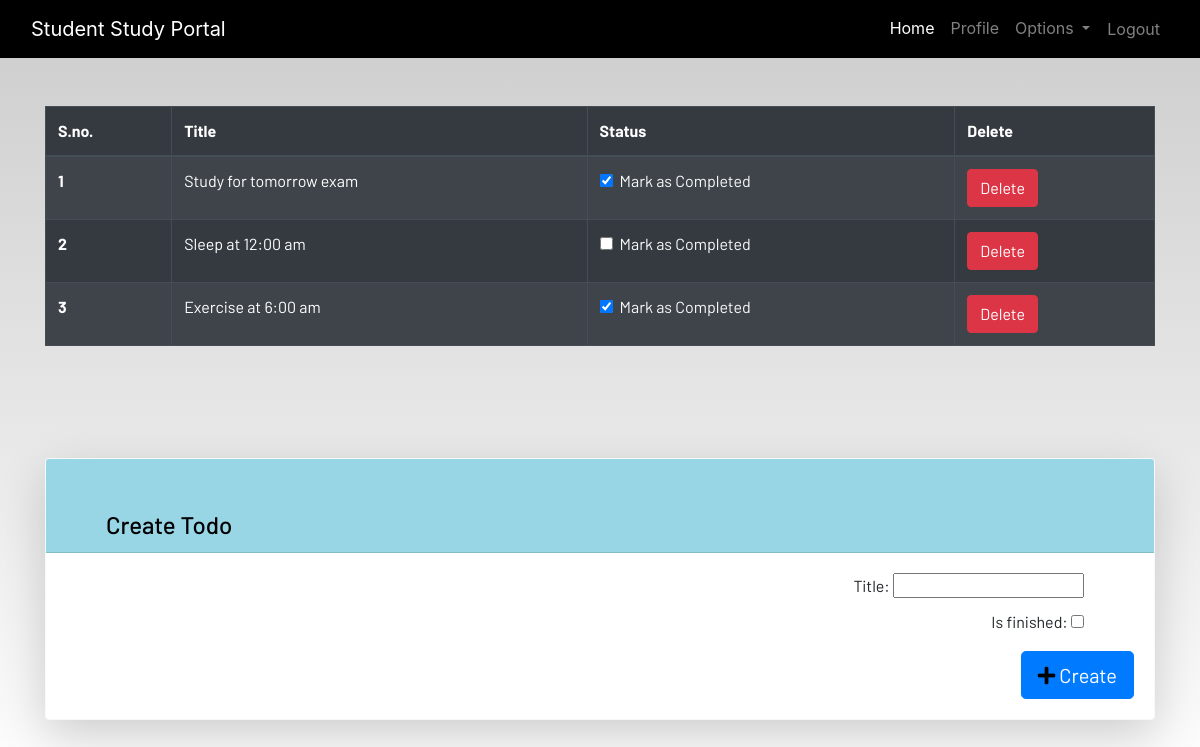
The page /todo/ (signed in) on the database its author committed.
### dashboard/models.py (models this page shows, shortened)
class Todo(models.Model):
    user=models.ForeignKey(User,on_delete=models.CASCADE)
    title=models.CharField(max_length=100)
    is_finished=models.BooleanField(default=False)

### dashboard/views.py (the view)
# urls.py: path('todo/', views.todo, name='todo'),
@login_required
def todo(request):
    if request.method=='POST':
        form=TodoForm(request.POST)
        if form.is_valid():
            try:
                finished=request.POST['is_finished']
                if finished=='on':
                    finished=True
                else:
                    finished=False
            except:
                finished=False
            todos=Todo(
                user=request.user,
                title=request.POST['title'],
                is_finished=finished
            )
            todos.save()
            messages.success(request,f'Todo Added Successfully!!!')
    else:
        form=TodoForm()
    todo=Todo.objects.filter(user=request.user)
    if len(todo)==0:
        todos_done=True
    else:
        todos_done=False
    context={
        'form':form,
        'todos':todo,
        'todos_done':todos_done
    }
    return render(request,'dashboard/todo.html',context)

### dashboard/forms.py
class TodoForm(forms.ModelForm):
    class Meta:
        model=Todo
        fields=['title','is_finished']

### dashboard/templates/dashboard/todo.html (shortened to what this page needs)
{% extends 'dashboard/base.html' %}
{% load static %}
{% block content %}
<div class="container">
    {% if not todos_done %}
    <table class="table table-striped table-bordered table-hover table-dark">
        <thead>
            <tr>
                <th scope="col">S.no.</th>
                <th scope="col">Title</th>
                <th scope="col">Status</th>
                <th scope="col">Delete</th>
            </tr>
        </thead>
        <tbody>
            {% for todo in todos %}
            <tr>
                <th scope="row">{{ forloop.counter }}</th>
                <td>{{ todo.title }}</td>
                <td>
                    <a href="{% url 'toggle-todo' todo.id %}">
                        <div class="form-check">
                            <input class="form-check-input" type="checkbox" value="" {% if todo.is_finished %}checked{% endif %}>
                            <label class="form-check-label text-light" for="flexCheckDefault">Mark as Completed</label>
                        </div>
                    </a>
                </td>
                <td><a href='{% url "delete-todo" todo.id %}' class="btn btn-danger">Delete</a></td>
            </tr>
            {% endfor %}
        </tbody>
    </table>
    {% else %}
    <h4>All tasks have been done! Create more below:</h4>
{% endif %}
</div><br><br>
<div class="container my-5">
    <div class="card shadow-lg border-light">
        <div class="card-header bg-info text-white">
            <h4 class="mb-0">Create Todo</h4>
        </div>
        <div class="card-body">
            <form method="POST" novalidate>
                <div class="mb-3">
                    {% if form %}
                        {{ form.as_p }}
                    {% else %}
                        <p>Form not available.</p>
                    {% endif %}
                </div>
                <div class="d-flex justify-content-end">
                    <button type="submit" class="btn btn-primary btn-lg">
                        <i class="fa fa-plus me-2"></i> Create
                    </button>
                </div>
            </form>
        </div>
    </div>
</div>
{% endblock content %}

### static/css/main.css (style rules this page uses)
html { scroll-behavior: smooth; height: 100%; width: 100%; }
.card { box-shadow: 15px 15px 10px rgb(78, 77, 77); }
a { text-decoration: none !important; color: black; }
.card-header { color: black !important; background: rgb(152, 214, 230) !important; transition: 0.3s ease-in; }
.card h4 { margin: 40px 40px 0 40px; text-align: left; }
.card p { text-align: right; margin-right: 50px; line-height: 10px; }
html, body { max-width: 100%; overflow-x: hidden; height: 100%; width: 100%; }
body { background: linear-gradient(rgba(0, 0, 0, 0.2), rgba(255, 255, 255, 0.5)); overflow-x: hidden; background-repeat: no-repeat; }
.card-header { background-color: rgb(133, 204, 231); }
.fa { color: black; }

### rows shown on the page
Todo: title "Study for tomorrow exam", is_finished "☑"
Todo: title "Sleep at 12:00 am"
Todo: title "Exercise at 6:00 am", is_finished "☑"
